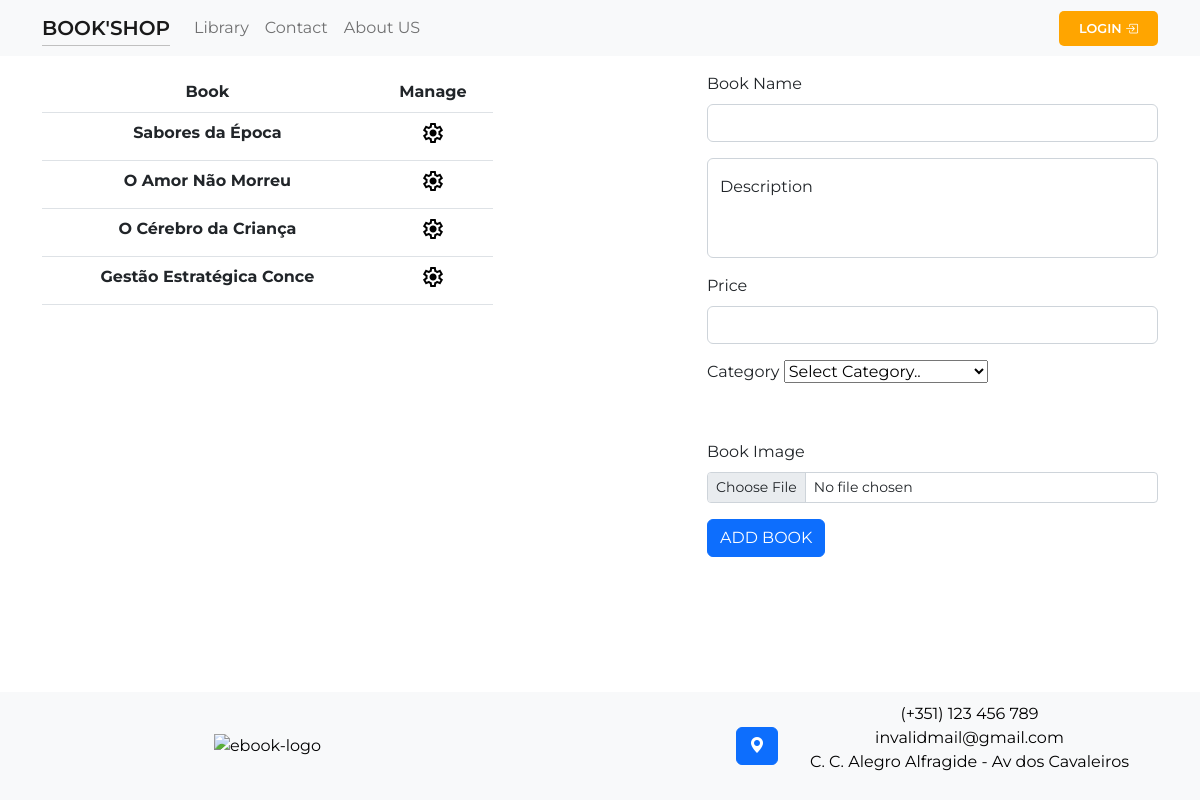
The page /pages/admin/pages/books/books.php on the database as committed earlier.
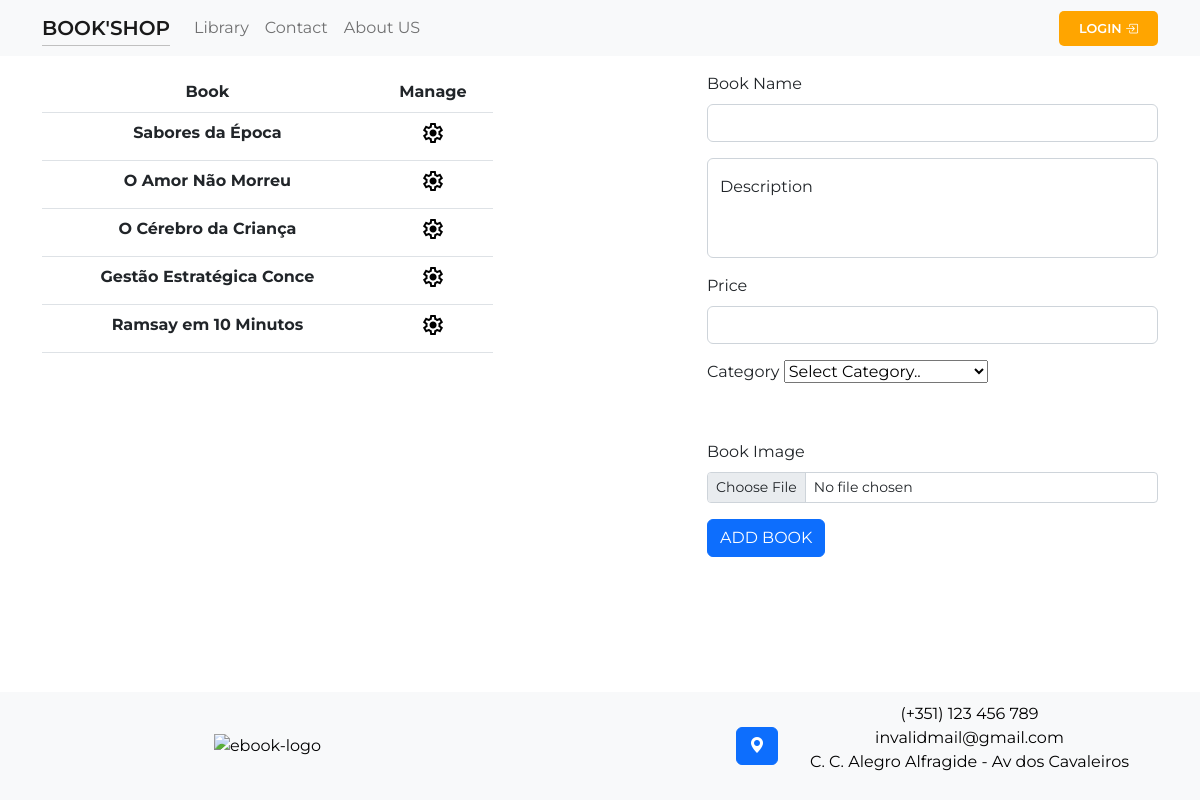
The same page on the database as committed later.
### tables this page shows
CREATE TABLE `stock` (
  `ID` int(11) NOT NULL,
  `livroName` varchar(24) NOT NULL,
  `livroPrice` varchar(11) NOT NULL DEFAULT '5',
  `livroDescription` varchar(1024) NOT NULL,
  `livroCategory` int(11) NOT NULL DEFAULT 1,
  `livroSubCategory` int(11) NOT NULL DEFAULT 1,
  `totalOrders` int(11) NOT NULL DEFAULT 0,
  `img_url` longblob NOT NULL,
  `img_name` varchar(144) NOT NULL
);

### pages/admin/pages/books/books.php (the view, shortened to what this page needs)
<?php
    require($_SERVER['DOCUMENT_ROOT'].'/shop/functions/functions.php');
?>
<!DOCTYPE html>
<html lang="en">
    <?php
        require($_SERVER['DOCUMENT_ROOT'].'/shop/components/head.php');
        ?>
<body>
    <?php require($_SERVER['DOCUMENT_ROOT'].'/shop/components/navbar/navbar.php'); ?>
    <div class="container">
        <div class="row mt-3 justify-content-between">
            <div class="col-md-5">
                <table class="table text-center">
                    <thead>
                        <tr>
                            <th scope="col">Book</th>
                            <th scope="col">Manage</th>
                        </tr>
                    </thead>
                    <tbody>
                            <?php
                                $getBooksInfo = "SELECT ID, livroName FROM `stock` ORDER BY `ID`";
                                $bookInfo = mysqli_query($sql, $getBooksInfo);
                                if(mysqli_num_rows($bookInfo)) {
                                    while($row = mysqli_fetch_array($bookInfo)) {
                                        echo '
                                            <tr>
                                                <th scope="row">'.$row['livroName'].'</th>
                                                <td><a href="edit_book/edit_book.php?book_id='.$row['ID'].'"><span class="material-symbols-outlined">settings</span></a></td>
                                            </tr>
                                        ';
                                    }
                                }
                            ?>
                    </tbody>
                </table>
            </div>
            <div class="col-sm-5">
                <div class="row">
                    <form method="POST" enctype="multipart/form-data">
                        <div class="mb-3">
                            <label for="newBookName" class="form-label">Book Name</label>
                            <input type="text" class="form-control" name="newBookName" id="newBookName" aria-describedby="bookName" required>
                        </div>
                        <div class="form-floating mb-3">
                            <textarea class="form-control" placeholder="Leave a comment here" id="floatingTextarea2Disabled" name="bookDescription" style="height: 100px; resize:none;"></textarea>
                            <label for="floatingTextarea2Disabled">Description</label>
                        </div>
                        <div class="mb-3">
                            <label for="newBookPrice" class="form-label">Price</label>
                            <input type="number" name="newBookPrice" min="1" class="form-control" id="newBookPrice" required>
                        </div>
                        <div class="mb-3">
                            <div class="category">
                                <label for="category" class="form-label">Category</label>
                                <select id="category" name="newBookCategory">
                                    <option value="None" disabled selected>Select Category..</option>
                                 </select>
                            </div>
                        </div>
                        <div class="book-image mt-5">
                            <div class="mb-3">
                                <label for="formFileSm" class="form-label">Book Image</label>
                                <input class="form-control form-control-sm" id="formFileSm" name="image" type="file" accept="image/*">
                            </div>
                        </div>
                        <button type="submit" name="addNewBook" class="btn btn-primary mb-3">ADD BOOK</button>
                    </form>
                </div>
            </div>
        </div>
    </div>
    <?php require($_SERVER['DOCUMENT_ROOT'].'/shop/components/footer/footer.php'); ?>
</body>
</html>

Rows that differ between the two databases and show on the page:
added stock: livroName "Ramsay em 10 Minutos"
